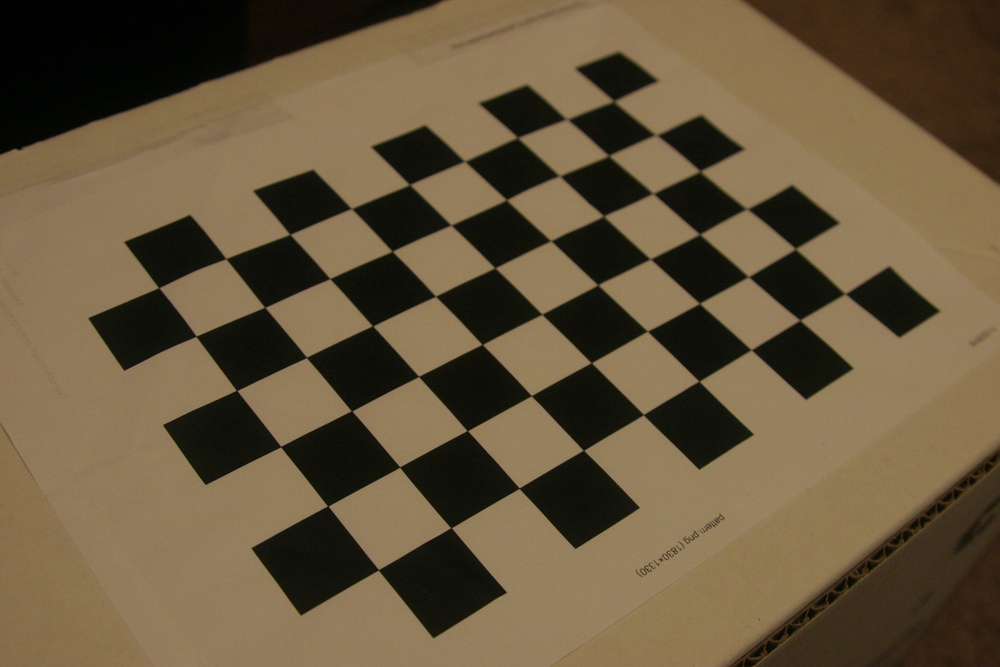
#> input picture calpics/IMG_0001.JPG, 1000 x 667 px, shrunk from 3504 x 2336 before the run; its folder holds only this picture in this run
$ jupyter execute Project2.ipynb   (Python 2 division)
#> lines starting #> are read from the running program, lines starting #| are printed output that depends on the picture; long printed decimals are rounded
[cell 1]
import numpy as np
import math
import matplotlib.pyplot as plt
import os
import cv2
import glob

[cell 2]
# termination criteria
criteria = (cv2.TERM_CRITERIA_EPS + cv2.TERM_CRITERIA_MAX_ITER, 30, 0.001)

# prepare object points, like (0,0,0), (1,0,0), (2,0,0) ....,(6,5,0)
objp = np.zeros((6*9,3), np.float32)
objp[:,:2] = np.mgrid[0:9,0:6].T.reshape(-1,2)

# Arrays to store object points and image points from all the images.
objpoints = [] # 3d point in real world space
imgpoints = [] # 2d points in image plane.

images = glob.glob('./calpics/*.JPG')
print images

for num,fname in enumerate(images,1):
    print fname
    img = cv2.imread(fname)
#> img is the input picture: shape (667, 1000, 3); mean B, G, R 61.4, 87.1, 103.3
    gray = cv2.cvtColor(img,cv2.COLOR_BGR2GRAY)

    # Find the chess board corners
    ret, corners = cv2.findChessboardCorners(gray, (9,6),None)
#> ret = True; corners = 54 rows, first 8: [845.7, 293.5], [800.1, 319.9], [751.4, 349.6], [699.1, 381.3], [643.4, 414.6], [583.5, 450.4], [519.2, 488.3], [451.1, 527.7]

    # If found, add object points, image points (after refining them)
    if ret == True:
        print("ret true")
        objpoints.append(objp)

        cv2.cornerSubPix(gray,corners,(11,11),(-1,-1),criteria)
        imgpoints.append(corners)

        # Draw and display the corners
        cv2.drawChessboardCorners(img, (9,6), corners,ret)
        # [6 lines of commented-out code are left out]

[cell 3]
ret, kmtx, dist, rvecs, tvecs = cv2.calibrateCamera(objpoints, imgpoints, gray.shape[::-1],None,None)
#> ret = 0.698; kmtx = [[1357.4, 0, 550.5], [0, 1581.7, 393.5], [0, 0, 1]]; dist = [[-0.671, 9.7, -0.0195, -0.0076, -59.06]]; rvecs = ([-0.503, 0.982, 2.3],); tvecs = ([4.21, -1.22, 18.98],)
print kmtx
#| [[1.35736176e+03 0.00000000e+00 5.50543455e+02]
#|  [0.00000000e+00 1.58174181e+03 3.93522175e+02]
#|  [0.00000000e+00 0.00000000e+00 1.00000000e+00]]
print dist
#| [[-6.71129765e-01  9.69792967e+00 -1.95154287e-02 -7.60430266e-03
#|   -5.90564580e+01]]

[cell 4]
img = cv2.imread('parallax1.JPG')
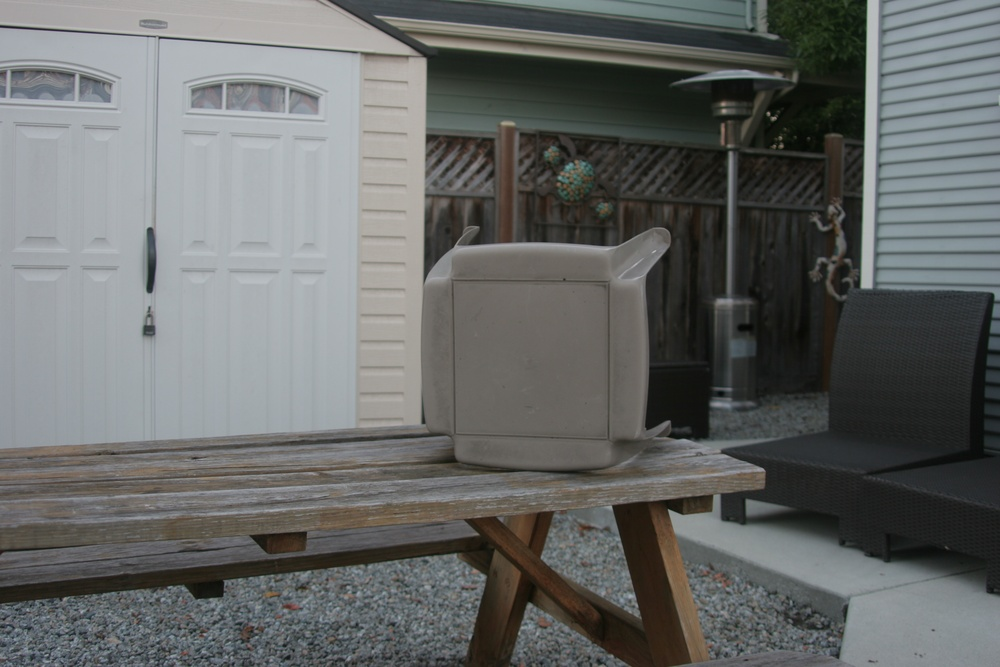
#> input picture parallax1.JPG, 1000 x 667 px, shrunk from 3504 x 2336 before the run
#> img is the input picture: shape (667, 1000, 3); mean B, G, R 103.2, 104.5, 102.4
h,  w = img.shape[:2]
newcameramtx, roi=cv2.getOptimalNewCameraMatrix(kmtx,dist,(w,h),1,(w,h))
#> newcameramtx = [[905.2, 0, 367.2], [0, 1056.4, 272.8], [0, 0, 1]]; roi = (0, 10, 666, 445)
print roi
#| (0, 10, 666, 445)
print kmtx
#| [[1.35736176e+03 0.00000000e+00 5.50543455e+02]
#|  [0.00000000e+00 1.58174181e+03 3.93522175e+02]
#|  [0.00000000e+00 0.00000000e+00 1.00000000e+00]]
print newcameramtx
#| [[9.05228265e+02 0.00000000e+00 3.67158933e+02]
#|  [0.00000000e+00 1.05637082e+03 2.72818707e+02]
#|  [0.00000000e+00 0.00000000e+00 1.00000000e+00]]

[cell 5]
mean_error = 0
for i in xrange(len(objpoints)):
    imgpoints2, _ = cv2.projectPoints(objpoints[i], rvecs[i], tvecs[i], kmtx, dist)
    error = cv2.norm(imgpoints[i],imgpoints2, cv2.NORM_L2)/len(imgpoints2)
    mean_error += error**2
#> this loop made 1 pass
#> (error, mean_error) on pass 1: (0.0949, 0.00901)
#> after the loop, mean_error = 0.00901

print "total error: ", mean_error/len(objpoints)
#| total error:  0.009015

[cell 6]
pic1 = cv2.imread("parallax1.JPG")
pic2 = cv2.imread("parallax2.JPG")
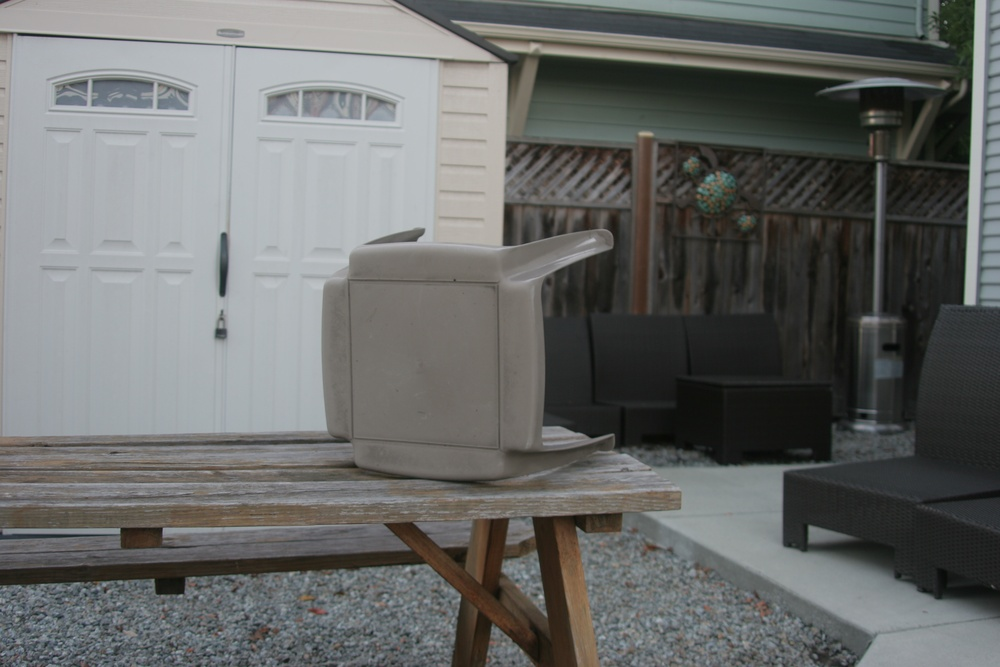
#> input picture parallax2.JPG, 1000 x 667 px, shrunk from 3504 x 2336 before the run
#> pic2 is the input picture: shape (667, 1000, 3); mean B, G, R 105.3, 106.7, 105.1

[cell 7]
# undistort
#dst = cv2.undistort(pic1, kmtx, dist, None, newcameramtx)
dst = cv2.undistort(pic1, kmtx, dist, None, newcameramtx)


# crop the image
x,y,w,h = roi
#> x = 0; y = 10; w = 666; h = 445
#pic1result = dst
pic1result = dst[y:y+h, x:x+w]
cv2.imwrite('pic1result.png', pic1result)
#> Out = True

[cell 8]
 # undistort
#dst = cv2.undistort(pic2, kmtx, dist, None, newcameramtx)
dst = cv2.undistort(pic2, kmtx, dist, None, newcameramtx)
print dst
#> (printed output is left out)

 # crop the image
x,y,w,h = roi
#pic2result = dst
pic2result = dst[y:y+h, x:x+w]
cv2.imwrite('pic2result.png', pic2result)
#> Out = True

[cell 9]
gray1 = cv2.cvtColor(pic1result,cv2.COLOR_BGR2GRAY)
gray2 = cv2.cvtColor(pic2result,cv2.COLOR_BGR2GRAY)

[cell 10]
sift = cv2.xfeatures2d.SIFT_create()

# find the keypoints and descriptors with SIFT
kp1, des1 = sift.detectAndCompute(gray1,None)
#> kp1 = 1088 keypoints; strongest (x, y, size): (95, 192, 5), (582, 189, 5.8), (94, 222, 6.5), (518, 78, 2.1)
kp2, des2 = sift.detectAndCompute(gray2,None)
#> kp2 = 1153 keypoints; strongest (x, y, size): (658, 199, 6.6), (146, 195, 4.3), (145, 223, 5.7), (147, 158, 4)

# FLANN parameters
FLANN_INDEX_KDTREE = 0
index_params = dict(algorithm = FLANN_INDEX_KDTREE, trees = 5)
search_params = dict(checks=50)

flann = cv2.FlannBasedMatcher(index_params,search_params)
matches = flann.knnMatch(des1,des2,k=2)
#> matches = 1088 matches

good = []
pts1 = []
pts2 = []

# ratio test as per Lowe's paper
for i,(m,n) in enumerate(matches):
    if m.distance < 0.7*n.distance:
        good.append(m)
        pts2.append(kp2[m.trainIdx].pt)
        pts1.append(kp1[m.queryIdx].pt)
#> after the loop, good = 184 matches; pts1 = 184 pairs, first value 94.43 to 659.2, second value 18.41 to 442; pts2 = 184 pairs, first value 47.05 to 658, second value 21.98 to 442.1

[cell 11]
pts1all = np.float32(list(pts1))
#> pts1all has the same summary as pts1
pts2all = np.float32(list(pts2))
#> pts2all has the same summary as pts2
F, mask = cv2.findFundamentalMat(pts1all,pts2all,cv2.FM_RANSAC)
#> F = [[-4.04e-07, 1.1e-05, 0.00137], [3.69e-06, 8.41e-06, -0.0877], [-0.00255, 0.0804, 1]]; mask = 184 values, max 1 at index 0, min 0 at index 10, mean 0.886

print mask.shape
#| (184, 1)

# We select only inlier points
pts1 = pts1all[mask.ravel()==1]
#> pts1 = 163 pairs, first value 94.43 to 590.3, second value 60.01 to 439
pts2 = pts2all[mask.ravel()==1]
#> pts2 = 163 pairs, first value 86.54 to 658, second value 64.77 to 438.8

[cell 12]
pic1points = gray1.copy()
#pic1points = cv2.drawKeypoints(gray1,kp1,pic1points, color=(0,255,0))
pic1points = cv2.drawKeypoints(gray1,[],pic1points, color=(0,255,0))
plt.imshow(pic1points)
cv2.imwrite("pic1points.JPG", pic1points)
#> Out = True

[cell 13]
pic2points = gray2.copy()
#pic2points = cv2.drawKeypoints(gray2,kp2,pic2points, color=(0,255,0))
pic2points = cv2.drawKeypoints(gray2,[],pic2points, color=(0,255,0))
plt.imshow(pic2points)
cv2.imwrite("pic2points.JPG", pic2points)
#> Out = True

[cell 14]
def drawlines(img1,img2,lines,pts1,pts2):
    ''' img1 - image on which we draw the epilines for the points in img2
        lines - corresponding epilines '''
    r,c = img1.shape
    img1 = cv2.cvtColor(img1,cv2.COLOR_GRAY2BGR)
    img2 = cv2.cvtColor(img2,cv2.COLOR_GRAY2BGR)
    for r,pt1,pt2 in zip(lines,pts1,pts2):
        color = tuple(np.random.randint(0,255,3).tolist())
        x0,y0 = map(int, [0, -r[2]/r[1] ])
        x1,y1 = map(int, [c, -(r[2]+r[0]*c)/r[1] ])
        img1 = cv2.line(img1, (x0,y0), (x1,y1), color,1)
        img1 = cv2.circle(img1,tuple(pt1),5,color,-1)
        img2 = cv2.circle(img2,tuple(pt2),5,color,-1)
    return img1,img2

[cell 15]
 # Find epilines corresponding to points in right image (second image) and
 # drawing its lines on left image
lines1 = cv2.computeCorrespondEpilines(pts2.reshape(-1,1,2), 2,F)
#> lines1 = 163 rows, first 8: [-0.0212, 1, -219.2], [-0.0245, 1, -147], [-0.0217, 1, -209], [-0.0243, 1, -152], [-0.0243, 1, -152], [-0.0226, 1, -189.7], [-0.0226, 1, -189.7], [-0.0115, 1, -434.6]
lines1 = lines1.reshape(-1,3)
img5,img6 = drawlines(gray1,gray2,lines1,pts1,pts2)
#> the loop in drawlines, `for r,pt1,pt2 in zip(lines,pts1,pts2):` made 163 passes
#> (r, pt1, pt2, color, y0, y1) on passes 1 to 3: ([-0.0212, 1, -219.2], [94.43, 221.7], [144.5, 223.4], (172, 47, 117), 219, 233), ([-0.0245, 1, -147], [94.74, 149.9], [146.7, 153.4], (192, 67, 251), 147, 163), ([-0.0217, 1, -209], [94.93, 211.5], [145.2, 213.5], (195, 103, 9), 209, 223)
#> after the loop in drawlines, `for r,pt1,pt2 in zip(lines,pts1,pts2):`:
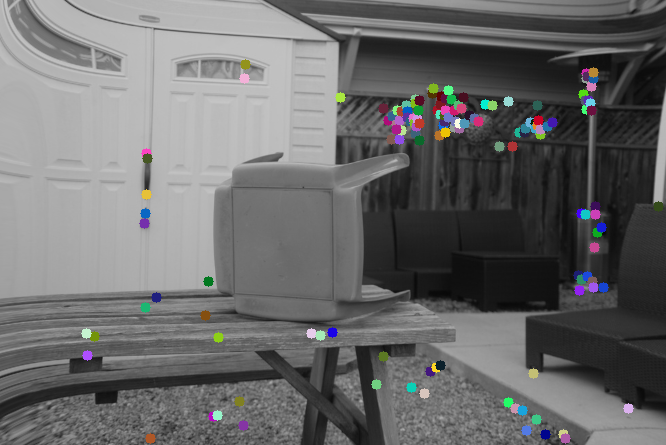
#> img2: shape (445, 666, 3); mean B, G, R 106.6, 106.3, 106.3

 # Find epilines corresponding to points in left image (first image) and
 # drawing its lines on right image
lines2 = cv2.computeCorrespondEpilines(pts1.reshape(-1,1,2), 1,F)
#> lines2 = 163 rows, first 8: [0.044, -0.999, 217.3], [0.0346, -0.999, 148.8], [0.0427, -0.999, 207.5], [0.0351, -0.999, 153], [0.0351, -0.999, 153], [0.0401, -0.999, 188.7], [0.0401, -0.999, 188.7], [0.0733, -0.997, 429.4]
lines2 = lines2.reshape(-1,3)
img3,img4 = drawlines(gray2,gray1,lines2,pts2,pts1)
#> the loop in drawlines (call 2), `for r,pt1,pt2 in zip(lines,pts1,pts2):` made 163 passes
#> (r, pt1, pt2, color, y0, y1) on passes 1 to 3: ([0.044, -0.999, 217.3], [144.5, 223.4], [94.43, 221.7], (51, 227, 105), 217, 246), ([0.0346, -0.999, 148.8], [146.7, 153.4], [94.74, 149.9], (18, 117, 34), 148, 171), ([0.0427, -0.999, 207.5], [145.2, 213.5], [94.93, 211.5], (51, 158, 181), 207, 236)
#> after the loop in drawlines (call 2), `for r,pt1,pt2 in zip(lines,pts1,pts2):`:
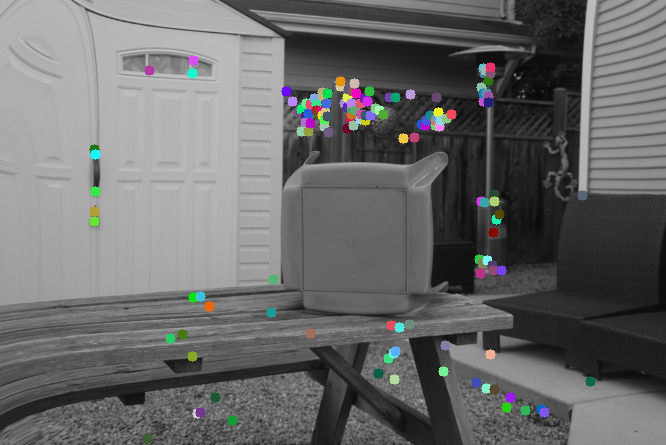
#> img2: shape (445, 666, 3); mean B, G, R 105.8, 105.8, 105.4

plt.subplot(121),plt.imshow(img5)
plt.subplot(122),plt.imshow(img3)
plt.show()
cv2.imwrite("epipoles1.JPG", img5)
cv2.imwrite("epipoles2.JPG", img3)
#> Out = True

[cell 16]
E, _ = cv2.findEssentialMat(pts1, pts2, newcameramtx)
#> E = [[-0.00529, -0.0503, 0.0178], [0.183, 0.00251, -0.683], [0.00558, 0.705, 0.00547]]
#E, _ = cv2.findEssentialMat(pts1, pts2, kmtx)
print E
#| [[-0.005288 -0.0503  0.01783]
#|  [ 0.1832  0.002509 -0.6827]
#|  [ 0.005576   0.7053  0.005472]]

[cell 17]
R1, R2, t = cv2.decomposeEssentialMat(E)
#> R1 = [[0.981, -0.0359, 0.19], [0.0341, 0.999, 0.0128], [-0.19, -0.00612, 0.982]]; R2 = [[0.945, 0.0167, 0.327], [0.0173, -1, 0.000972], [0.327, 0.00475, -0.945]]; t = [0.997, 0.0266, 0.071]

[cell 18]
print R1
#| [[ 0.9812 -0.03591  0.1896]
#|  [ 0.0341  0.9993  0.01282]
#|  [-0.19 -0.006116  0.9818]]
print R2
#| [[ 9.44815265e-01  1.66767197e-02  3.27178853e-01]
#|  [ 1.73116223e-02 -9.99849670e-01  9.71724238e-04]
#|  [ 3.27145874e-01  4.74589685e-03 -9.44961932e-01]]
# print t
print pts1.shape
#| (163, 2)

[cell 19]
posebase = np.matmul(newcameramtx, np.append(np.identity(3), np.zeros_like(t), axis=1))
#> posebase = [[905.2, 0, 367.2, 0], [0, 1056.4, 272.8, 0], [0, 0, 1, 0]]

pose1pos = np.matmul(newcameramtx, np.append(R1, t, axis=1))
#> pose1pos = [[818.5, -34.76, 532.1, 928.7], [-15.81, 1054, 281.4, 47.49], [-0.19, -0.00612, 0.982, 0.071]]
pose2pos = np.matmul(newcameramtx, np.append(R2, t, axis=1))
#> pose2pos = [[975.4, 16.84, -50.78, 928.7], [107.5, -1054.9, -256.8, 47.49], [0.327, 0.00475, -0.945, 0.071]]

pose1neg = np.matmul(newcameramtx, np.append(R1, -t, axis=1))
#> pose1neg = [[818.5, -34.76, 532.1, -928.7], [-15.81, 1054, 281.4, -47.49], [-0.19, -0.00612, 0.982, -0.071]]
pose2neg = np.matmul(newcameramtx, np.append(R2, -t, axis=1))
#> pose2neg = [[975.4, 16.84, -50.78, -928.7], [107.5, -1054.9, -256.8, -47.49], [0.327, 0.00475, -0.945, -0.071]]

[cell 20]
pts1float = pts1.astype(np.float32)
#> pts1float has the same summary as pts1
pts1formatted = pts1float[:, np.newaxis, :]
#> pts1formatted = 163 rows, first 8: [94.43, 221.7], [94.74, 149.9], [94.93, 211.5], [95.12, 154.4], [95.12, 154.4], [95.3, 191.9], [95.3, 191.9], [147.3, 439]
pts1undist = cv2.undistortPoints(pts1formatted, newcameramtx, dist, P=newcameramtx)
#> pts1undist = 163 rows, first 8: [89.26, 222.6], [88.58, 149.1], [89.79, 212.2], [89.17, 153.7], [89.17, 153.7], [90.08, 192.3], [90.08, 192.3], [141.8, 445.5]
pts1undist = pts1.astype(np.float32)
#> pts1undist has the same summary as pts1

pts2float = pts2.astype(np.float32)
#> pts2float has the same summary as pts2
pts2formatted = pts2float[:, np.newaxis, :]
#> pts2formatted = 163 rows, first 8: [144.5, 223.4], [146.7, 153.4], [145.2, 213.5], [147.3, 158.3], [147.3, 158.3], [146.1, 194.8], [146.1, 194.8], [150.2, 438.8]
pts2undist = cv2.undistortPoints(pts2formatted, newcameramtx, dist, P=newcameramtx)
#> pts2undist = 163 rows, first 8: [142, 224.1], [144.5, 153.5], [142.8, 214], [145.1, 158.4], [145.1, 158.4], [143.8, 195.2], [143.8, 195.2], [144.9, 445.2]
pts2undist = pts2.astype(np.float32)
#> pts2undist has the same summary as pts2

[cell 21]
pb = posebase.copy()
#> pb has the same summary as posebase
p = pose2neg.copy()
#> p has the same summary as pose2neg
p1 = pts1undist.copy()
#> p1 has the same summary as pts1
p2 = pts2undist.copy()
#> p2 has the same summary as pts2


print ("R1", R1)
#| R1 [[ 0.9812 -0.03591  0.1896]
#|  [ 0.0341  0.9993  0.01282]
#|  [-0.19 -0.006116  0.9818]]
print ("-t", -t)
#| -t [[-0.9971]
#|  [-0.02662]
#|  [-0.07102]]

ptsHomo = cv2.triangulatePoints(np.squeeze(pb), np.squeeze(p), np.squeeze(p1).transpose(), np.squeeze(p2).transpose())

[cell 22]
poscount = negcount = nancount= 0
for i in range(0, len(ptsHomo[0])):
    if math.isnan(ptsHomo[3][i]) or ptsHomo[3][i] == 0:
        nancount += 1
        continue;
    if (ptsHomo[2][i]/ptsHomo[3][i] < 0):
        negcount += 1
    else:
        poscount += 1

print poscount
#| 144
print negcount
#| 19
print nancount
#| 0

[cell 23]
ptsEuclid = []
for i in range(0, ptsHomo[0].size):
    euclidPt = np.array([ptsHomo[0][i]/ptsHomo[3][i], ptsHomo[1][i]/ptsHomo[3][i], ptsHomo[2][i]/ptsHomo[3][i]])
    print(euclidPt)
    ptsEuclid.append(euclidPt)
#> this loop made 163 passes
#| [ 1.422    0.2245 -4.720  ]
#| [ 1.431   0.55 -4.755]
#> (further printed lines are left out)

#Cleaning points
ptsEuclid = [pt for pt in ptsEuclid if pt[2] > 0 and pt[2] < 50]

ptsSensor = []
for i in range(0, len(ptsEuclid)):
    vec = ptsEuclid[i].reshape(3, 1)
    homovec = np.matmul(newcameramtx, vec)
    homovec = np.squeeze(homovec)
    ptsSensor.append((int(round(homovec[0]/homovec[2])), int(round(homovec[1]/homovec[2]))))
#> this loop made 141 passes


z_list = [z for x,y,z in ptsEuclid if z > 0]

[cell 24]
projImage = pic1points.copy()
print("Projecting triangulated points to image 1...")
for point, projection, threedeepoint in zip(pts1, ptsSensor, ptsEuclid):
    cv2.circle(projImage, tuple(point), 6, (0, 0, 255), -1)
    if threedeepoint[2] < 0:
        continue
    cv2.circle(projImage, projection, 10, (0, 255, 0), -1)
#> this loop made 141 passes
#> (point, projection, threedeepoint) on passes 1 to 4: ([94.43, 221.7], (215, 398), [-5.59, 3.96, 33.34]), ([94.74, 149.9], (233, 421), [-2.79, 2.64, 18.81]), ([94.93, 211.5], (272, 313), [-2, 0.72, 19.02]), ([95.12, 154.4], (272, 313), [-2, 0.72, 19.02])
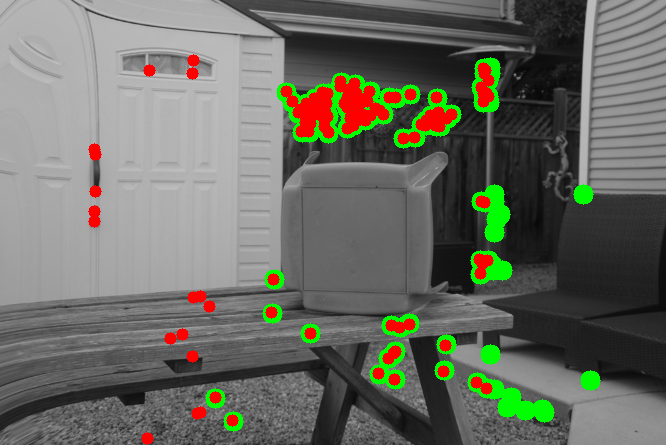
#> projImage: shape (445, 666, 3); mean of channels 0, 1, 2 98.8, 108.2, 107; drawn as B, G, R
plt.imshow(cv2.cvtColor(projImage,cv2.COLOR_BGR2RGB))
plt.title("Projected points")
plt.show()
print("done!")

[cell 25]
z_list.sort()
#print z_list
z_max, z_min = max(z_list), min(z_list)
print z_max
print z_min
#minZ = np.max(ptsE)

[cell 26]
newcameramtx_inv = np.linalg.inv(newcameramtx)
n_vector = np.array([[0.], [0.], [-1.]])
n_vector_trans = n_vector.transpose()
#print n_vector_trans.shape
Homography_vec = []

for d in np.linspace(z_min, z_max, 20):
    rn_by_d = np.matmul(-t, n_vector_trans)/d
    H = R2 - rn_by_d
    KH = np.matmul(newcameramtx, H)
    KHM = np.matmul(KH, newcameramtx_inv)
    Homography_vec.append(KHM)

[cell 27]
warped_img_list = []

for Homography,d in zip(Homography_vec, np.linspace(z_min, z_max, 20)):
    im = cv2.warpPerspective(pic2points.copy(), Homography, (pic2points.shape[1], pic2points.shape[0]))
    #cv2.imwrite("img"+str(i)+".JPG", im)
    warped_img_list.append((im, d))
#> this loop made 20 passes
#> d on passes 1 to 4: 1.17, 2.87, 4.56, 6.25
    #plt.imshow(im)
    #plt.show()

[cell 28]
#NOTE change t back if changing images

[cell 29]
originalpic = pic1points.copy().astype(np.int16)
processed_list = []
t_mag = np.linalg.norm(t)
print t_mag
combined_differences = np.ones_like(originalpic) * z_min

for warped,d in warped_img_list:
    differences = np.zeros_like(originalpic).astype(np.int16)
    warped = warped.astype(np.int16)
    abs_diff = np.abs(originalpic - warped)
    abs_diff_filtered = cv2.boxFilter(abs_diff, 3, (25, 25))
    processed_list.append((abs_diff_filtered, d))
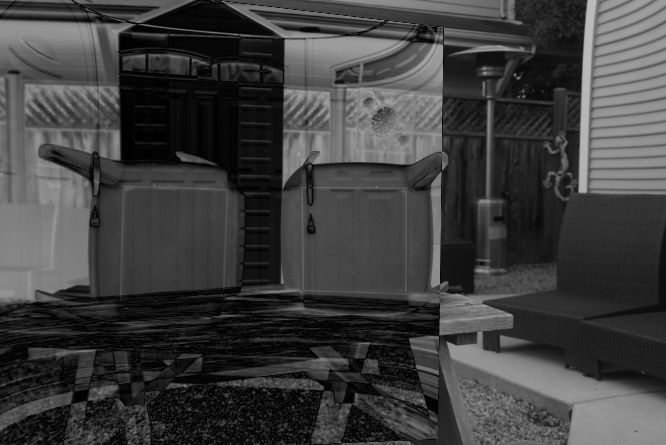
#> abs_diff: shape (445, 666, 3) int16; min 0, max 188, mean 62.5

[cell 30]
# [12 lines of commented-out code are left out]

d_list = []
for d in np.linspace(z_min, z_max, 20):
    d_list.append(d)


for x, col in enumerate(combined_differences):
    if (x % 100 == 0):
        print x
    for y, row in enumerate(combined_differences[x]):
        sad_list = np.array([image[x][y] for image, _ in processed_list])
        min_d_index = np.argmin(sad_list, axis=0)[0]
        combined_differences[x][y] = d_list[min_d_index]

        #break
    #break

[cell 31]
print np.amax(combined_differences)
print np.amin(combined_differences)
scaled_heatmap = combined_differences.astype(np.float32) * 255 / z_max

plt.show()
cv2.imwrite("heatmap.JPG", scaled_heatmap.astype(np.float32))
plt.imshow(combined_differences.astype(np.uint8))
plt.show()

[cell 32]
originalpic_half = 0.5 * pic1points.copy().astype(np.float32)
for index, (warped, d) in enumerate(warped_img_list):
    warped_half = 0.5 * warped
    cv2.imwrite("overlayed"+str(index)+".JPG", originalpic_half + warped_half)
#> this loop made 20 passes
#> pass 1, `cv2.imwrite("overlayed"+str(index)+".JPG", originalpic_half + warped_h..`:
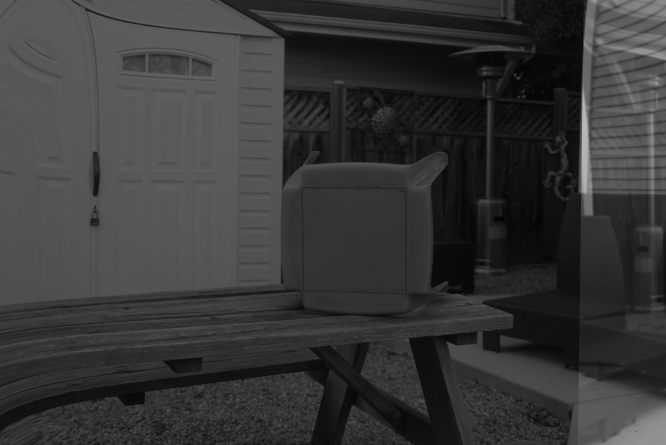
#> saved as overlayed0.JPG: shape (445, 666, 3); min 3, max 184, mean 55.3
#> pass 2, `cv2.imwrite("overlayed"+str(index)+".JPG", originalpic_half + warped_h..`:
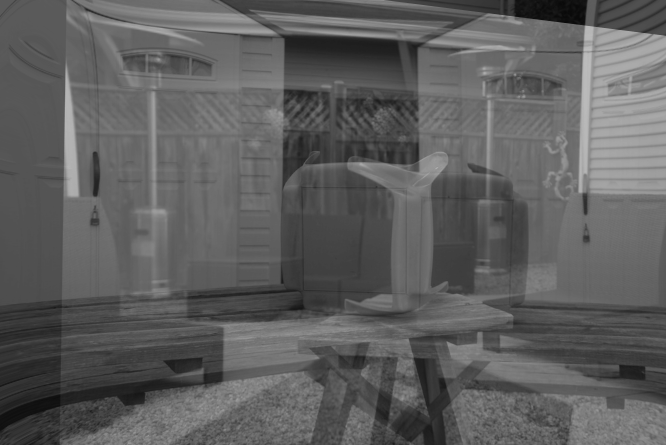
#> saved as overlayed1.JPG: shape (445, 666, 3); min 9, max 189, mean 94.2
